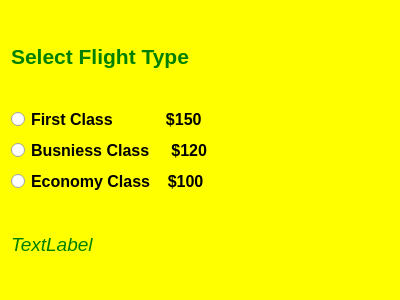
<?xml version="1.0" encoding="UTF-8"?>
<ui version="4.0">
 <class>Dialog</class>
 <widget class="QDialog" name="Dialog">
  <property name="geometry">
   <rect>
    <x>0</x>
    <y>0</y>
    <width>400</width>
    <height>300</height>
   </rect>
  </property>
  <property name="windowTitle">
   <string>Dialog</string>
  </property>
  <property name="styleSheet">
   <string notr="true">QDialog {

background-color:yellow


}

QLabel {
color:green


}</string>
  </property>
  <layout class="QVBoxLayout" name="verticalLayout_3">
   <item>
    <layout class="QVBoxLayout" name="verticalLayout_2">
     <item>
      <widget class="QLabel" name="label">
       <property name="font">
        <font>
         <pointsize>16</pointsize>
         <bold>true</bold>
        </font>
       </property>
       <property name="text">
        <string>Select Flight Type</string>
       </property>
      </widget>
     </item>
     <item>
      <layout class="QVBoxLayout" name="verticalLayout">
       <item>
        <widget class="QRadioButton" name="radioButton_first">
         <property name="font">
          <font>
           <pointsize>12</pointsize>
           <bold>true</bold>
          </font>
         </property>
         <property name="text">
          <string>First Class            $150</string>
         </property>
        </widget>
       </item>
       <item>
        <widget class="QRadioButton" name="radioButton_bus">
         <property name="font">
          <font>
           <pointsize>12</pointsize>
           <bold>true</bold>
          </font>
         </property>
         <property name="text">
          <string>Busniess Class     $120</string>
         </property>
        </widget>
       </item>
       <item>
        <widget class="QRadioButton" name="radioButton_eco">
         <property name="font">
          <font>
           <pointsize>12</pointsize>
           <bold>true</bold>
          </font>
         </property>
         <property name="text">
          <string>Economy Class    $100</string>
         </property>
        </widget>
       </item>
      </layout>
     </item>
     <item>
      <widget class="QLabel" name="label_result">
       <property name="font">
        <font>
         <pointsize>14</pointsize>
         <italic>true</italic>
        </font>
       </property>
       <property name="text">
        <string>TextLabel</string>
       </property>
      </widget>
     </item>
    </layout>
   </item>
  </layout>
 </widget>
 <resources/>
 <connections/>
</ui>
